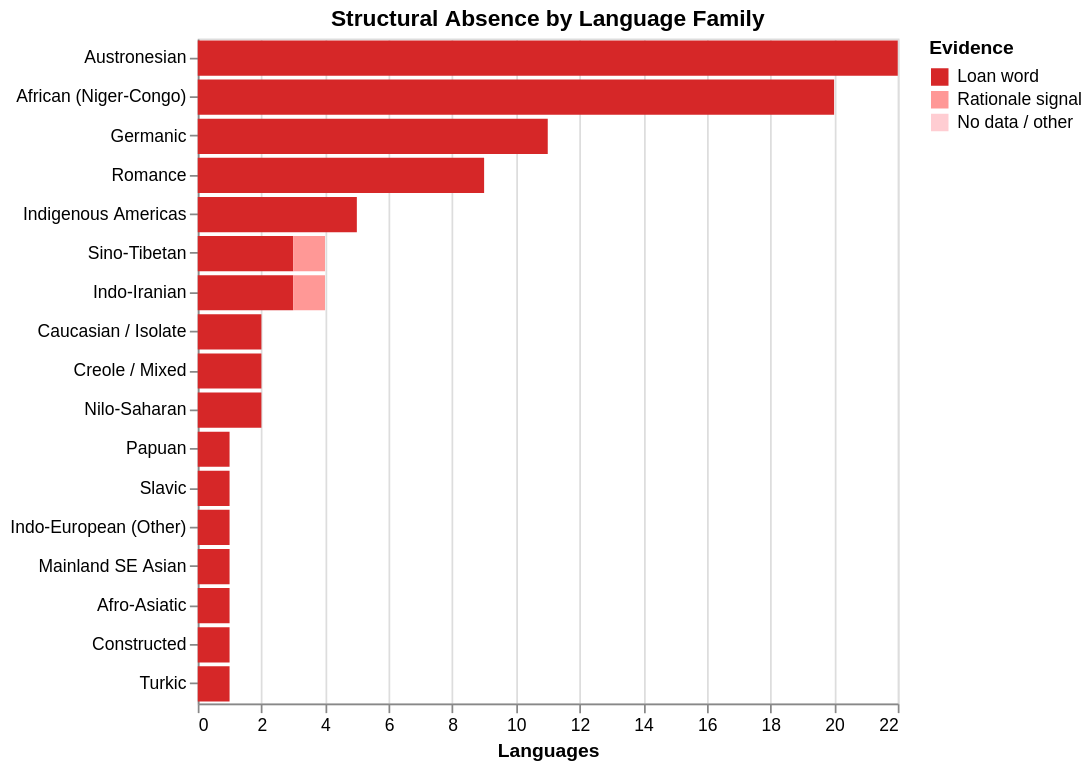

The notebook cell this image was saved under:
### Code cell
# Structural absence by family (stacked: loan word vs rationale signal)
absent_family = (
    absent
    .assign(signal_type=lambda d: d.apply(
        lambda r: 'Loan word' if r['loan_words_found']
        else ('Rationale signal' if len(str(r['absence_signals'])) > 2
              else 'No data / other'),
        axis=1
    ))
    .groupby(['language_family', 'signal_type'])
    .size()
    .reset_index(name='n')
)

family_order = (
    absent_family.groupby('language_family')['n'].sum()
    .sort_values(ascending=False).index.tolist()
)

alt.Chart(absent_family).mark_bar().encode(
    x=alt.X('n:Q', title='Languages'),
    y=alt.Y('language_family:N', sort=family_order, title=None),
    color=alt.Color('signal_type:N',
        scale=alt.Scale(
            domain=['Loan word', 'Rationale signal', 'No data / other'],
            range=['#d62728', '#ff9896', '#ffcdd2']
        ),
        title='Evidence'
    ),
    tooltip=['language_family:N', 'signal_type:N', 'n:Q']
).properties(width=400, height=380, title='Structural Absence by Language Family')

### Figure 1 — Vega specification as saved in the notebook (floating-point values rounded to 4 significant figures)
{"$schema": "https://vega.github.io/schema/vega/v6.json", "data": [{"name": "source_0"}, {"name": "data_0", "values": [{"language_family": "African (Niger-Congo)", "n": 20, "n_end": 20.0, "n_start": 0.0, "signal_type": "Loan word"}, {"language_family": "Afro-Asiatic", "n": 1, "n_end": 1.0, "n_start": 0.0, "signal_type": "Loan word"}, {"language_family": "Austronesian", "n": 22, "n_end": 22.0, "n_start": 0.0, "signal_type": "Loan word"}, {"language_family": "Caucasian / Isolate", "n": 2, "n_end": 2.0, "n_start": 0.0, "signal_type": "Loan word"}, {"language_family": "Constructed", "n": 1, "n_end": 1.0, "n_start": 0.0, "signal_type": "Loan word"}, {"language_family": "Creole / Mixed", "n": 2, "n_end": 2.0, "n_start": 0.0, "signal_type": "Loan word"}, {"language_family": "Germanic", "n": 11, "n_end": 11.0, "n_start": 0.0, "signal_type": "Loan word"}, {"language_family": "Indigenous Americas", "n": 5, "n_end": 5.0, "n_start": 0.0, "signal_type": "Loan word"}, {"language_family": "Indo-European (Other)", "n": 1, "n_end": 1.0, "n_start": 0.0, "signal_type": "Loan word"}, {"language_family": "Indo-Iranian", "n": 3, "n_end": 3.0, "n_start": 0.0, "signal_type": "Loan word"}, {"language_family": "Indo-Iranian", "n": 1, "n_end": 4.0, "n_start": 3.0, "signal_type": "Rationale signal"}, {"language_family": "Mainland SE Asian", "n": 1, "n_end": 1.0, "n_start": 0.0, "signal_type": "Loan word"}, {"language_family": "Nilo-Saharan", "n": 2, "n_end": 2.0, "n_start": 0.0, "signal_type": "Loan word"}, {"language_family": "Papuan", "n": 1, "n_end": 1.0, "n_start": 0.0, "signal_type": "Loan word"}, {"language_family": "Romance", "n": 9, "n_end": 9.0, "n_start": 0.0, "signal_type": "Loan word"}, {"language_family": "Sino-Tibetan", "n": 3, "n_end": 3.0, "n_start": 0.0, "signal_type": "Loan word"}, {"language_family": "Sino-Tibetan", "n": 1, "n_end": 4.0, "n_start": 3.0, "signal_type": "Rationale signal"}, {"language_family": "Slavic", "n": 1, "n_end": 1.0, "n_start": 0.0, "signal_type": "Loan word"}, {"language_family": "Turkic", "n": 1, "n_end": 1.0, "n_start": 0.0, "signal_type": "Loan word"}]}, {"name": "source_0_y_domain_language_family", "values": [{"language_family": "African (Niger-Congo)", "sort_field": 1.0}, {"language_family": "Afro-Asiatic", "sort_field": 14.0}, {"language_family": "Austronesian", "sort_field": 0.0}, {"language_family": "Caucasian / Isolate", "sort_field": 7.0}, {"language_family": "Constructed", "sort_field": 15.0}, {"language_family": "Creole / Mixed", "sort_field": 8.0}, {"language_family": "Germanic", "sort_field": 2.0}, {"language_family": "Indigenous Americas", "sort_field": 4.0}, {"language_family": "Indo-European (Other)", "sort_field": 12.0}, {"language_family": "Indo-Iranian", "sort_field": 6.0}, {"language_family": "Mainland SE Asian", "sort_field": 13.0}, {"language_family": "Nilo-Saharan", "sort_field": 9.0}, {"language_family": "Papuan", "sort_field": 10.0}, {"language_family": "Romance", "sort_field": 3.0}, {"language_family": "Sino-Tibetan", "sort_field": 5.0}, {"language_family": "Slavic", "sort_field": 11.0}, {"language_family": "Turkic", "sort_field": 16.0}]}], "marks": [{"type": "rect", "name": "marks", "from": {"data": "data_0"}, "encode": {"update": {"x": {"field": "n_end", "scale": "x"}, "tooltip": {"signal": "{\"language_family\": isValid(datum[\"language_family\"]) ? datum[\"language_family\"] : \"\"+datum[\"language_family\"], \"signal_type\": isValid(datum[\"signal_type\"]) ? datum[\"signal_type\"] : \"\"+datum[\"signal_type\"], \"n\": format(datum[\"n\"], \"\")}"}, "fill": {"field": "signal_type", "scale": "color"}, "y": {"field": "language_family", "scale": "y"}, "x2": {"field": "n_start", "scale": "x"}, "height": {"signal": "max(0.25, bandwidth('y'))"}}}, "style": ["bar"]}], "scales": [{"name": "x", "type": "linear", "domain": {"data": "data_0", "fields": ["n_start", "n_end"]}, "range": [0, {"signal": "width"}], "zero": true, "nice": true}, {"name": "y", "type": "band", "domain": {"data": "source_0_y_domain_language_family", "field": "language_family", "sort": {"op": "max", "field": "sort_field"}}, "range": [0, {"signal": "height"}], "paddingInner": 0.1, "paddingOuter": 0.05}, {"name": "color", "type": "ordinal", "domain": ["Loan word", "Rationale signal", "No data / other"], "range": ["#d62728", "#ff9896", "#ffcdd2"]}], "axes": [{"scale": "x", "orient": "bottom", "grid": true, "gridScale": "y", "tickCount": {"signal": "ceil(width/40)"}, "domain": false, "minExtent": 0, "ticks": false, "zindex": 0, "labels": false, "aria": false, "maxExtent": 0}, {"scale": "x", "grid": false, "zindex": 0, "orient": "bottom", "labelFlush": true, "labelOverlap": true, "tickCount": {"signal": "ceil(width/40)"}, "title": "Languages"}, {"scale": "y", "zindex": 0, "orient": "left", "grid": false}], "title": {"text": "Structural Absence by Language Family", "frame": "group"}, "width": 400, "height": 380, "style": "cell", "legends": [{"title": "Evidence", "fill": "color", "symbolType": "square"}], "background": "white", "padding": 5}
